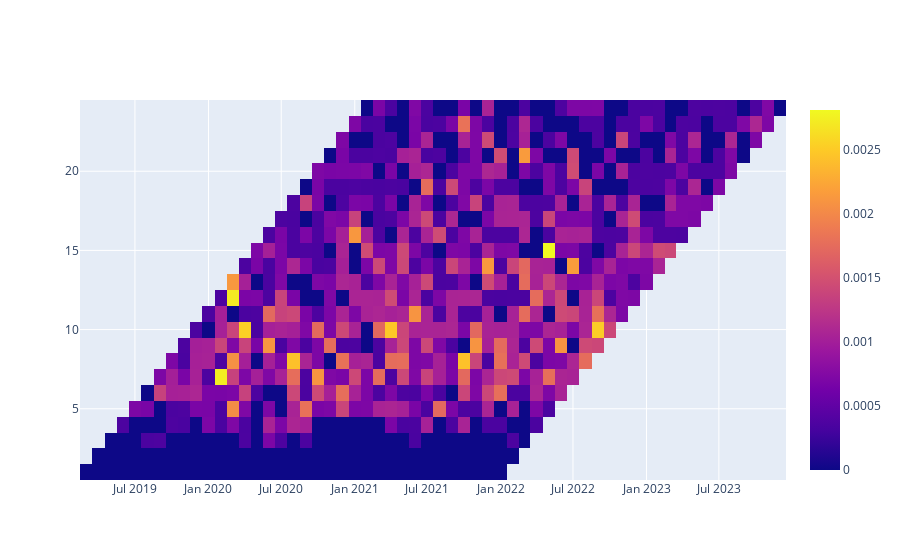

Notebook code for this chart:
### Code cell
import plotly.graph_objects as go
fig = go.Figure(data=go.Heatmap(
                   z=z_indices,
                   x=c_indices,
                   y=t_indices,
                   #colorscale='Viridis',
                   hoverongaps = False))
fig.show()
